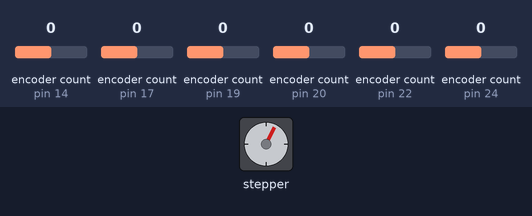
The sketch below on a simulated Arduino Uno, built with avr-gcc and run on an emulated ATmega328P. On the bench: stepper motor. Inputs (shaded band) come from the test bench; at power-on: encoder count (sensors on pin 14, pin 17, pin 19, pin 20, pin 22, pin 24) 0. Stepper angles assume 200 steps per turn.

Above: at 11.2 s.
11.3 s: encoder count (sensor on pin 14) set to -1
At 13.29 s:
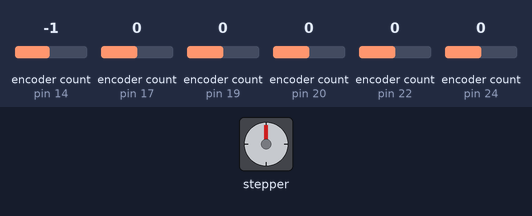
14.3 s: encoder count (sensor on pin 17) set to 1
At 14.82 s:
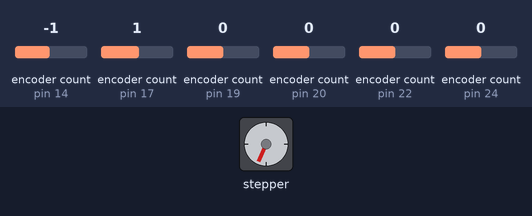
17.3 s: encoder count (sensor on pin 19) set to 4
At 17.53 s:
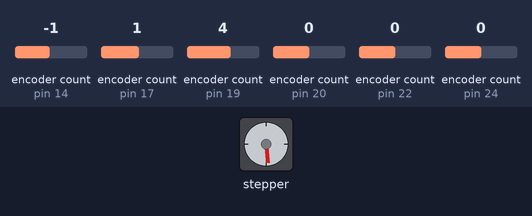
20.3 s: encoder count (sensor on pin 20) set to 1
At 20.81 s:
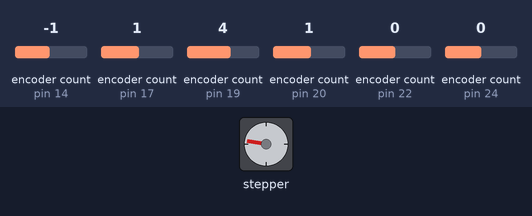
23.3 s: encoder count (sensor on pin 22) set to -1
26.3 s: encoder count (sensor on pin 24) set to 1
Timing chart, 0 to 30.3 s (numbered marks = the images above; inputs shaded):
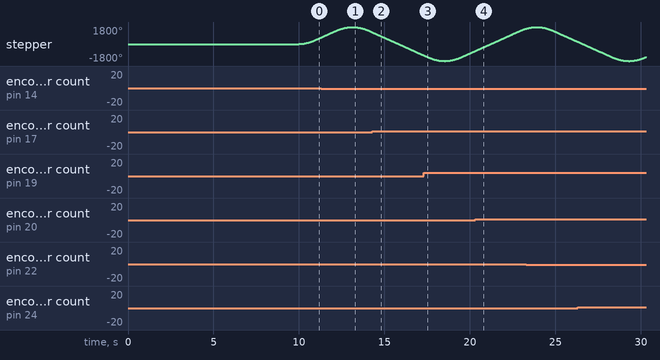

The sketch:

TestStepper.ino
```cpp
#include <AccelStepper.h>
#include <Encoder.h>
// Define interface type for step/direction driver
#define DRIVER_INTERFACE AccelStepper::DRIVER

// Pin assignments for DM542T
#define STEP_PIN 0  // PUL
#define DIR_PIN 1   // DIR
float countstep = 10.12; //counts/step
int x = 0;
Encoder encoders[] = {
  Encoder(14,15),
  Encoder(17,16),//reversed because encoder direction does not align with motor direction
  Encoder(19,18),
  Encoder(20,21),
  Encoder(22,23),
  Encoder(24,25)
};

// Create stepper motor instance
AccelStepper stepper(DRIVER_INTERFACE, STEP_PIN, DIR_PIN);

void setup() {
  delay(10000);
  // Set speed and acceleration (adjust as needed)
  stepper.setMaxSpeed(500);     // steps per second
  stepper.setAcceleration(500);  // steps per second^2
  stepper.setMinPulseWidth(5);
  encoders[x].write(0);
  stepper.setCurrentPosition(0);
  // Initial movement target
  stepper.moveTo(1000);
}

void loop() {
  // If at target, reverse direction
  if (stepper.distanceToGo() == 0) {
    Serial.print("Target Reached. Position is: ");
    Serial.println(encoders[x].read());
    delay(15);
    Serial.println("New Target");
    stepper.moveTo(-stepper.currentPosition());
  }

  // Step motor towards target
  stepper.run();
}

/*
void loop() {
  if (Serial.available() > 0) {
    String input = Serial.readStringUntil('\n');
    input.trim();

    if (input.length() > 0){
      float targetsteps = input.toFloat();


      Serial.print("Moving to ");
      Serial.print(targetsteps);
      Serial.println(" steps");

      while(true) {
        int encoderval = encoders[x].read();
        Serial.println(encoderval);
        Serial.println(encoderval/countstep);
        long actual = encoderval/countstep;
        long error = targetsteps - actual;

        if(abs(error) < .01){
          break;
        }
        stepper.setSpeed(500);
        stepper.moveTo(stepper.currentPosition() + error);
        stepper.run();
      }


/*
      while(steppers[x].distanceToGo() != 0) {
        steppers[x].run();
      }
*/
/*
      Serial.println("Position reached.");
      float pos = encoders[x].read();
      Serial.print("Encoder Position is:");
      Serial.print(pos/countstep);
      Serial.print(" steps Or ");
    }
  }
}
*/
```
